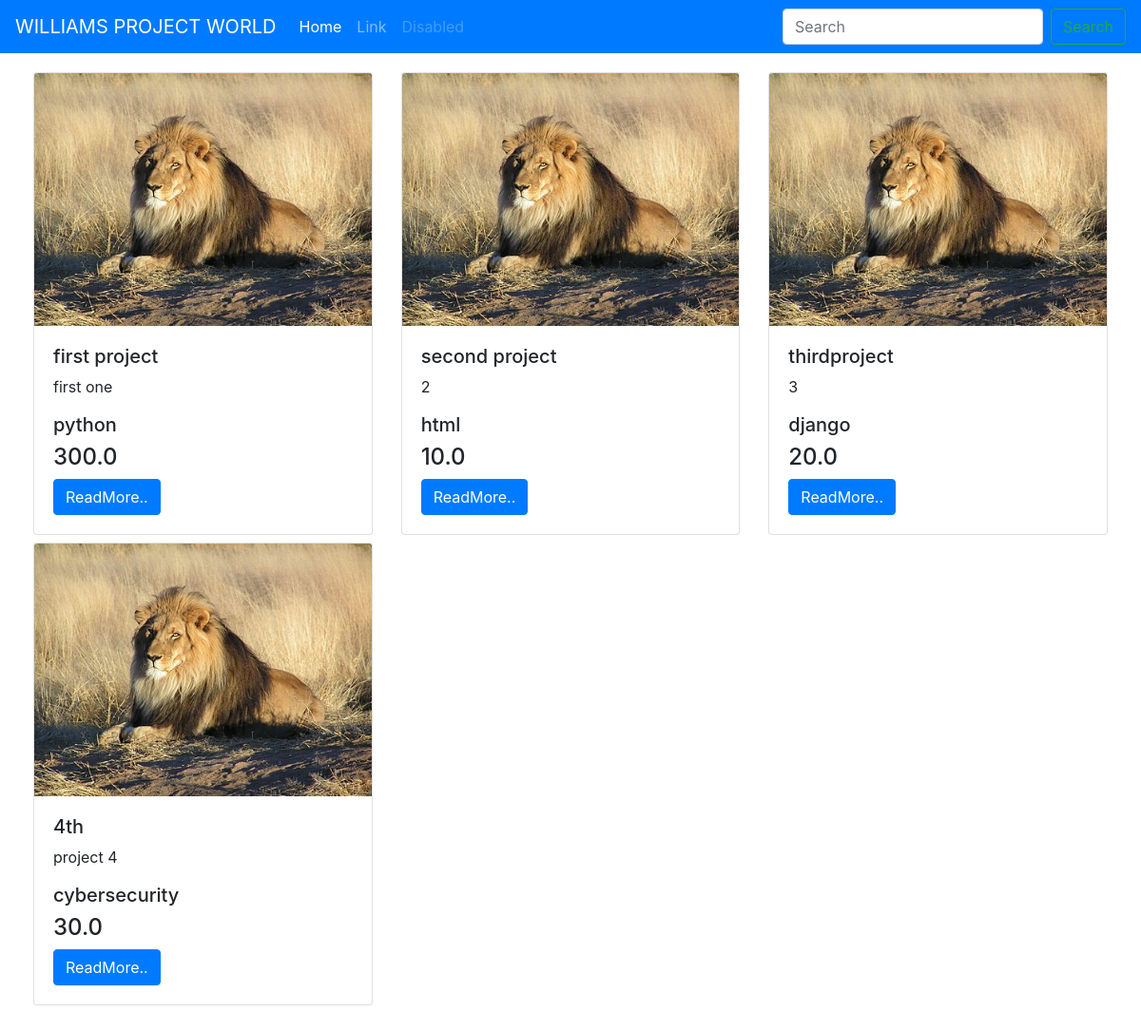
The page / on the database its author committed.
### App/models.py (models this page shows)
class Project(models.Model):
    title=models.CharField(max_length=200)
    description=models.TextField()
    technology=models.CharField(max_length=100)
    price=models.FloatField()
    image=models.FilePathField(path="img")

### App/views.py (the view)
# urls.py: path('',views.project_index,name="project_index"), #for all
def project_index(request):
    projects = Project.objects.all() #passes all projects because of all.
    context = {
        'projects':projects
    }
    return render(request, 'project.html',context) #context passing it to html page.

### templates/project.html
{% extends "base.html" %}
{% load static %}
{% block content %}
<div class = "row" style="margin:20px;">
{% for project in projects %}
<div class="col-md-4">
<div class="card mb-2">
<img class="card-img-top" src ="{% static project.image %}">
<div class="card-body">
<h5 clas="card-title">
{{ project.title }}</h5>
<p class="card-text">{{ project.description }}</p>
<div>
<h5 clas="btn btn-success">
{{ project.technology }}</h5>
<h4>{{ project.price }}</h4>
<a href ="{% url 'project_detail' project.pk %}" class="btn btn-primary">ReadMore..</a>
</div>
</div>
</div>
</div>
{% endfor %}
</div>
{% endblock %}

### templates/base.html (shortened to what this page needs)
<html>
<head>
<link rel="stylesheet" href="https://maxcdn.bootstrapcdn.com/bootstrap/4.0.0/css/bootstrap.min.css">
</head>
<body>
<nav class="navbar navbar-expand-lg navbar-dark bg-primary">
  <a class="navbar-brand" href="#">WILLIAMS PROJECT WORLD</a>
  <div class="collapse navbar-collapse" id="navbarTogglerDemo03">
    <ul class="navbar-nav mr-auto mt-2 mt-lg-0">
      <li class="nav-item active">
        <a class="nav-link" href="{% url 'project_index' %}">Home <span class="sr-only">(current)</span></a>
      </li>
      <li class="nav-item">
        <a class="nav-link" href="#">Link</a>
      </li>
      <li class="nav-item">
        <a class="nav-link disabled" href="#">Disabled</a>
      </li>
    </ul>
    <form class="form-inline my-2 my-lg-0">
      <input class="form-control mr-sm-2" type="search" placeholder="Search" aria-label="Search">
      <button class="btn btn-outline-success my-2 my-sm-0" type="submit">Search</button>
    </form>
  </div>
</nav>
{% block content %}
{% endblock %}
</body>
</html>

### rows shown on the page
Project: image (picture), title "first project", description "first one", technology "python", price "300.0"
Project: image (picture), title "second project", description "2", technology "html", price "10.0"
Project: image (picture), title "thirdproject", description "3", technology "django", price "20.0"
Project: image (picture), title "4th", description "project 4", technology "cybersecurity", price "30.0"
